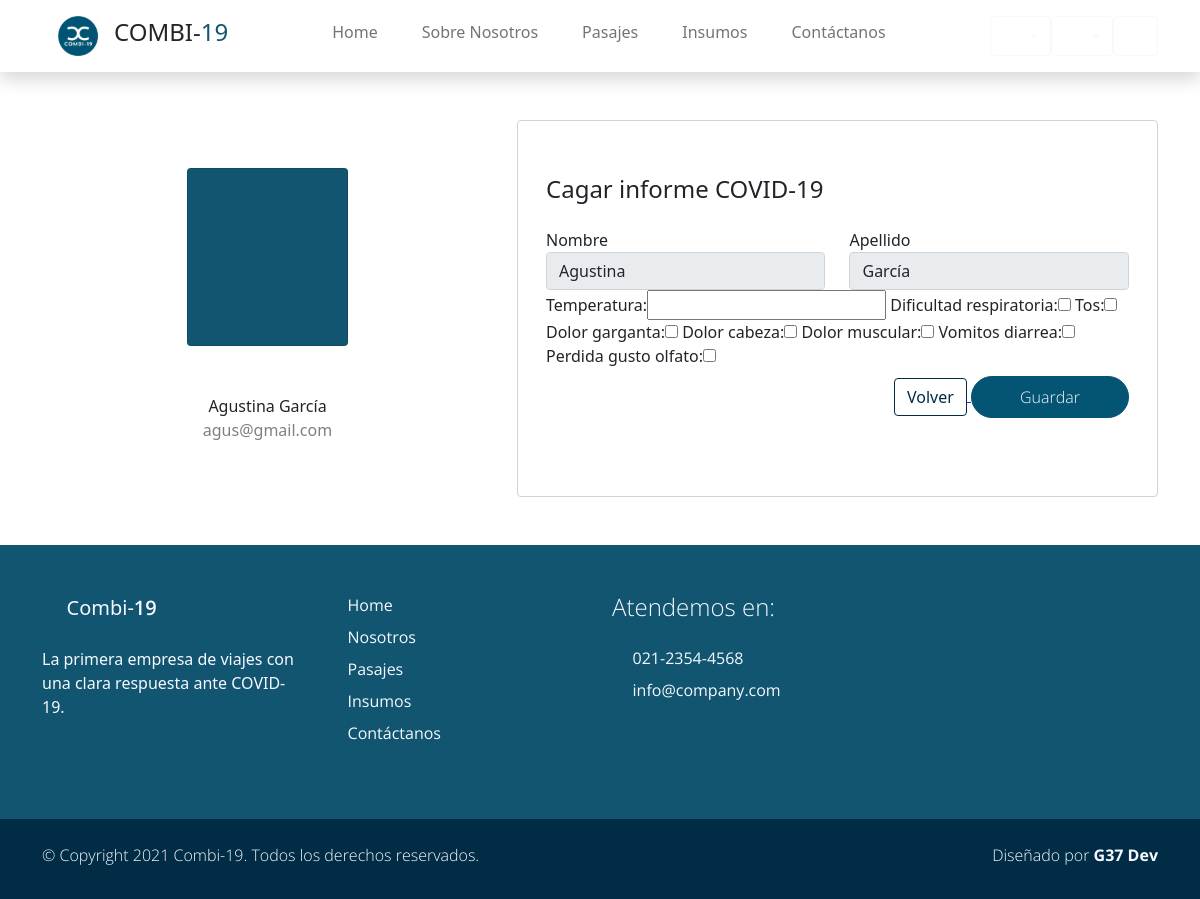
/datosCovid/10/2, run on the app's committed database.
### users/models.py (models this page shows, shortened)
class Account(AbstractBaseUser):
    email               = models.EmailField(verbose_name="email", max_length=60, unique=True)
    dni                 = models.IntegerField(verbose_name="dni", unique=True,)
    first_name          = models.CharField(max_length=30, verbose_name='Nombre')
    last_name           = models.CharField(max_length=30, verbose_name='Apellido')
    date_of_birth       = models.DateField(blank=True, null=True)
    is_GOLD             = models.BooleanField(default=False)
    _is_admin           = models.BooleanField(default=False)
    is_active           = models.BooleanField(default=True)
    is_staff            = models.BooleanField(default=False)
    _is_superuser       = models.BooleanField(default=False)
    puede_comprar       = models.BooleanField(default=True)
    reactivar           = models.DateField(blank=True, null=True)
    objects = MyAccountManager()
    class Meta:
        verbose_name        = "Usuario"
        verbose_name_plural = "Usuarios"
    USERNAME_FIELD = 'email'
    REQUIRED_FIELDS = ['dni', 'first_name', 'last_name', 'date_of_birth']
    def __str__(self):
        return self.get_full_name()
    def get_full_name(self):
        return f'{self.first_name} {self.last_name}'

### users/views.py (the view, shortened to what this page needs)
def datos_covid (request, *args, **kwargs):
    usuario_id = kwargs.get("p_id")
    try:
        usuario = Account.objects.get(pk=usuario_id)
    except Account.DoesNotExist:
        return HttpResponse("Hubo un error")
    viaje_id = kwargs.get("v_id")
    try:
        viaje = Viaje.objects.get(pk=viaje_id)
    except Viaje.DoesNotExist:
        return HttpResponse("Hubo un error")
    testeo = Testeo.objects.filter(usuario=usuario).filter(viaje=viaje)
    if testeo:
        testeo = testeo[0]
        return redirect("Datos Covid Llenos", t_id=testeo.id)
    form = DatosCovid()
    context = {"pasajero": usuario, "form": form}
    return render(request, "users/datos_covid.html", context)

### Combi19App/forms.py (shortened to what this page needs)
class DatosCovid(forms.ModelForm):
    contador_sintomas=0
    class Meta:
        model = Testeo
        fields = ("temperatura","dificultad_respiratoria","tos","dolor_garganta","dolor_cabeza","dolor_muscular","vomitos_diarrea","perdida_gusto_olfato")

### carro/context_processor.py (called while the page is built)
def importe_total(request):
    total=0
    if request.user.is_authenticated:
        if 'carro' in request.session:
            for key,value in request.session['carro'].items():
                total = total +(float(value['precio']))#*value['cantidad'])
    return {'importe_total':total}

### users/templates/users/datos_covid.html (shortened to what this page needs)
{% extends 'Combi19App/base.html' %}
{% load static %}
{% load bootstrap %}
{% load poll_extras %}
{% block content %}
<div class="container rounded bg-white mt-5 mb-5">
    <div class="row">
        <div class="col-md-5 border-right">
            <div class="d-flex flex-column align-items-center text-center p-3 py-5">
                <div class="card partner-wap  py-5 px-5">
                    <i class='display-1 text-white bx bx-user'></i>
                </div>
                <span class="font-weight-bold pt-5">{{pasajero}}</span>
                <span class="text-black-50">{{pasajero.email}}</span>
            </div>
        </div>
            <div class="col-md-7 border-right">
                <form class="form-control col-md-5" method="post" action="#" role="form">{% csrf_token %}
                    <div class="p-3 py-5">
                        <div class="d-flex justify-content-between align-items-center mb-3">
                            <h4 class="text-right">Cagar informe COVID-19</h4>
                        </div>
                        <div class="row mt-2">
                            <div class="col-md-6"><label class="labels">Nombre</label><input type="text" name="first_name" id="first_name" class="form-control" placeholder="" disabled value={{pasajero.first_name}}></div>
                            <div class="col-md-6"><label class="labels">Apellido</label><input type="text" name="last_name" id="last_name" class="form-control" placeholder="" disabled value={{pasajero.last_name}}></div>
                        </div>
                        {{form|bootstrap}}
                        <div class="col-md-12 col-12 m-left py-2 text-end">
                            <a href="{% url 'Viajes Chofer' %}">
                                <button class="btn btn-outline-primary profile-button" type="button">Volver</button>
                            </a>
                            <button type="submit" class="btn btn-secondary rounded-pill px-md-5 px-5 py-2 radius-5 text-light light-300">Guardar</button>
                        </div>
                        </div>
                    </div>
            </div>
    </div>
</div>
{% endblock %}

### Combi19App/static/Combi19App/css/estilos.css (style rules this page uses)
html { font-family: 'Open Sans', sans-serif; }
p, a { font-weight: 400; }
.light-300 { font-family: 'Open Sans', sans-serif !important; font-weight: 300; }
.btn-outline-primary { color: #002c46; border-color: #002c46; }
.partner-wap { background-color: #115571; transition: 1s; cursor: pointer; }

### data on the page
Account: first_name+last_name "Agustina García", email "agus@gmail.com", first_name "Agustina", last_name "García"
